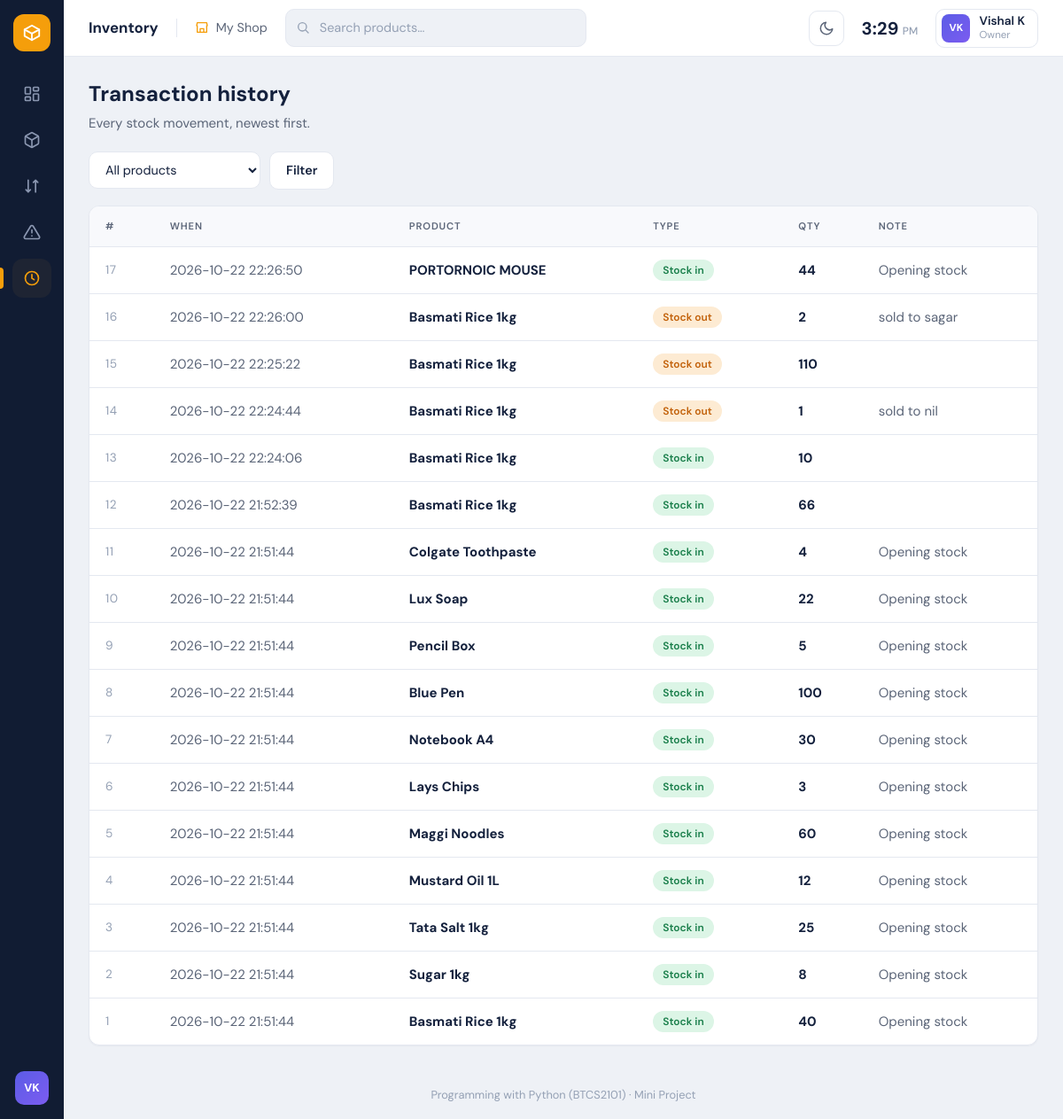
The app's page /history with its own data.
### tables this page shows
CREATE TABLE transactions (
                    id         INTEGER PRIMARY KEY AUTOINCREMENT,
                    product_id INTEGER NOT NULL,
                    kind       TEXT    NOT NULL CHECK (kind IN ('IN', 'OUT')),
                    quantity   INTEGER NOT NULL,
                    note       TEXT,
                    created_at TEXT    NOT NULL,
                    FOREIGN KEY (product_id) REFERENCES products(id)
                        ON DELETE CASCADE
                );

CREATE TABLE products (
                    id            INTEGER PRIMARY KEY AUTOINCREMENT,
                    name          TEXT    NOT NULL UNIQUE,
                    category      TEXT    NOT NULL DEFAULT 'General',
                    price         REAL    NOT NULL DEFAULT 0,
                    quantity      INTEGER NOT NULL DEFAULT 0,
                    reorder_level INTEGER NOT NULL DEFAULT 5,
                    created_at    TEXT    NOT NULL
                );

### app.py (the view)
@app.route("/history")
def history():
    product_id = request.args.get("product_id", type=int)
    return render_template(
        "history.html",
        transactions=manager.list_transactions(product_id=product_id),
        products=manager.list_products(),
        selected=product_id,
    )

### inventory.py (called while the page is built)
    def _connect(self):
        conn = sqlite3.connect(self.db_path)
        conn.row_factory = sqlite3.Row          # rows behave like dictionaries
        conn.execute("PRAGMA foreign_keys = ON")
        return conn

    def list_products(self, search="", category=""):
        query = "SELECT * FROM products WHERE 1=1"
        params = []
        if search:
            query += " AND name LIKE ?"
            params.append(f"%{search.strip()}%")
        if category:
            query += " AND category = ?"
            params.append(category)
        query += " ORDER BY name COLLATE NOCASE"
        conn = self._connect()
        try:
            rows = conn.execute(query, params).fetchall()
        finally:
            conn.close()
        return [dict(r) for r in rows]

    def list_transactions(self, limit=None, product_id=None):
        query = (
            "SELECT t.*, p.name AS product_name FROM transactions t "
            "JOIN products p ON p.id = t.product_id"
        )
        params = []
        if product_id:
            query += " WHERE t.product_id = ?"
            params.append(product_id)
        query += " ORDER BY t.id DESC"
        if limit:
            query += " LIMIT ?"
            params.append(limit)
        conn = self._connect()
        try:
            rows = conn.execute(query, params).fetchall()
        finally:
            conn.close()
        return [dict(r) for r in rows]

### templates/history.html (shortened to what this page needs)
{% extends "base.html" %}
{% from "macros.html" import kind_badge %}
{% block content %}
<h1>Transaction history</h1>
<p class="subtitle">Every stock movement, newest first.</p>
<form class="toolbar" method="get">
  <select name="product_id" onchange="this.form.submit()">
    <option value="">All products</option>
  </select>
  <button class="btn ghost" type="submit">Filter</button>
</form>
<section class="panel flush">
  {% if transactions %}
  <div class="table-wrap">
  <table>
    <thead><tr><th>#</th><th>When</th><th>Product</th><th>Type</th><th>Qty</th><th>Note</th></tr></thead>
    <tbody>
    {% for t in transactions %}
    <tr>
      <td class="sku">{{ t.id }}</td>
      <td class="muted">{{ t.created_at }}</td>
      <td><strong>{{ t.product_name }}</strong></td>
      <td>{{ kind_badge(t) }}</td>
      <td class="num">{{ t.quantity }}</td>
      <td class="muted">{{ t.note }}</td>
    </tr>
    {% endfor %}
    </tbody>
  </table>
  </div>
  {% else %}
    <div class="empty">No transactions found.</div>
  {% endif %}
</section>
{% endblock %}

### templates/macros.html (shortened to what this page needs)
{% macro kind_badge(t) -%}
  <span class="badge {{ 'ok' if t.kind == 'IN' else 'warn' }}">{{ 'Stock in' if t.kind == 'IN' else 'Stock out' }}</span>
{%- endmacro %}

### static/style.css (style rules this page uses)
:root { --sidebar: #111c33; --sidebar-hover: #1c2a47; --bg: #eef1f6; --surface: #ffffff; --border: #e4e8f0; --surface-2: #f8f9fc; --hover: #f4f6fa; --track: #e9edf5; --code-bg: #f4f6fa; --nav-active: #1e2433; --ink: #14213d; --ink-soft: #5b6578; --ink-faint: #94a0b4; --accent: #f59e0b; --accent-dark: #d98506; --green: #1a7f4b; --green-bg: #dcf5e6; --orange: #c2610a; --orange-bg: #fdebd3; --red: #c0262d; --red-bg: #fde3e3; --blue: #1f4fd8; --t-yellow: #fdf0c8; --t-pink: #fbdcec; --t-green: #d6f5e3; --t-blue: #dde6fb; --t-red: #fbdcdc; --t-grey: #e8ecf3; color-scheme: light; --radius: 12px; --shadow: 0 1px 2px rgba(20, 33, 61, .04); }
* { box-sizing: border-box; }
body { margin: 0; font-family: "DM Sans", "Segoe UI", system-ui, -apple-system, sans-serif; background: var(--bg); color: var(--ink); font-size: 15px; line-height: 1.5; }
h1 { margin: 0 0 4px; font-size: 1.5rem; }
.subtitle { color: var(--ink-soft); margin: 0 0 20px; }
.muted { color: var(--ink-soft); }
.panel { background: var(--surface); border: 1px solid var(--border); border-radius: var(--radius); box-shadow: var(--shadow); padding: 20px; margin-bottom: 20px; }
.panel.flush { padding: 0; overflow: hidden; }
.table-wrap { overflow-x: auto; }
table { width: 100%; border-collapse: collapse; }
thead th { text-align: left; font-size: .7rem; font-weight: 600; letter-spacing: .08em; text-transform: uppercase; color: var(--ink-soft); padding: 14px 18px; background: var(--surface-2); border-bottom: 1px solid var(--border); white-space: nowrap; }
tbody td { padding: 14px 18px; border-bottom: 1px solid var(--border); vertical-align: middle; }
tbody tr:last-child td { border-bottom: 0; }
.num { font-weight: 700; }
.sku { color: var(--ink-faint); font-size: .85rem; letter-spacing: .03em; }
.badge { display: inline-block; padding: 3px 11px; border-radius: 999px; font-size: .75rem; font-weight: 600; white-space: nowrap; }
.badge.ok { background: var(--green-bg); color: var(--green); }
.badge.warn { background: var(--orange-bg); color: var(--orange); }
.btn { display: inline-flex; align-items: center; gap: 6px; background: var(--accent); color: #fff; border: 0; border-radius: 10px; padding: 10px 18px; font: inherit; font-weight: 600; font-size: .9rem; cursor: pointer; }
.btn.ghost { background: var(--surface); color: var(--ink); border: 1px solid var(--border); }
input[type=text], input[type=number], input[type=search], select, input[type=file] { font: inherit; font-size: .9rem; color: var(--ink); background: var(--surface); border: 1px solid var(--border); border-radius: 10px; padding: 10px 14px; }
.toolbar { display: flex; flex-wrap: wrap; gap: 10px; align-items: center; margin-bottom: 18px; }
body, .topbar, .panel, .stat, .user-chip, .btn, input, select, thead th, tbody td { transition: background-color .2s, color .2s, border-color .2s; }

### records on screen
transactions: id "17", created_at "2026-10-22 22:26:50", product_name "PORTORNOIC MOUSE", kind "Stock in", quantity "44", note "Opening stock"
transactions: id "16", created_at "2026-10-22 22:26:00", product_name "Basmati Rice 1kg", kind "Stock out", quantity "2", note "sold to sagar"
transactions: id "15", created_at "2026-10-22 22:25:22", product_name "Basmati Rice 1kg", kind "Stock out", quantity "110"
transactions: id "14", created_at "2026-10-22 22:24:44", product_name "Basmati Rice 1kg", kind "Stock out", quantity "1", note "sold to nil"
transactions: id "13", created_at "2026-10-22 22:24:06", product_name "Basmati Rice 1kg", kind "Stock in", quantity "10"
transactions: id "12", created_at "2026-10-22 21:52:39", product_name "Basmati Rice 1kg", kind "Stock in", quantity "66"
transactions: id "11", created_at "2026-10-22 21:51:44", product_name "Colgate Toothpaste", kind "Stock in", quantity "4", note "Opening stock"
transactions: id "10", created_at "2026-10-22 21:51:44", product_name "Lux Soap", kind "Stock in", quantity "22", note "Opening stock"
transactions: id "9", created_at "2026-10-22 21:51:44", product_name "Pencil Box", kind "Stock in", quantity "5", note "Opening stock"
transactions: id "8", created_at "2026-10-22 21:51:44", product_name "Blue Pen", kind "Stock in", quantity "100", note "Opening stock"
transactions: id "7", created_at "2026-10-22 21:51:44", product_name "Notebook A4", kind "Stock in", quantity "30", note "Opening stock"
transactions: id "6", created_at "2026-10-22 21:51:44", product_name "Lays Chips", kind "Stock in", quantity "3", note "Opening stock"
transactions: id "5", created_at "2026-10-22 21:51:44", product_name "Maggi Noodles", kind "Stock in", quantity "60", note "Opening stock"
transactions: id "4", created_at "2026-10-22 21:51:44", product_name "Mustard Oil 1L", kind "Stock in", quantity "12", note "Opening stock"
transactions: id "3", created_at "2026-10-22 21:51:44", product_name "Tata Salt 1kg", kind "Stock in", quantity "25", note "Opening stock"
transactions: id "2", created_at "2026-10-22 21:51:44", product_name "Sugar 1kg", kind "Stock in", quantity "8", note "Opening stock"
transactions: id "1", created_at "2026-10-22 21:51:44", product_name "Basmati Rice 1kg", kind "Stock in", quantity "40", note "Opening stock"

### other values on screen
{{ USER_NAME[:1]|upper }} "V"
{{ SHOP_NAME }} "My Shop"
{{ USER_NAME }} "Vishal K"
{{ USER_ROLE }} "Owner"
